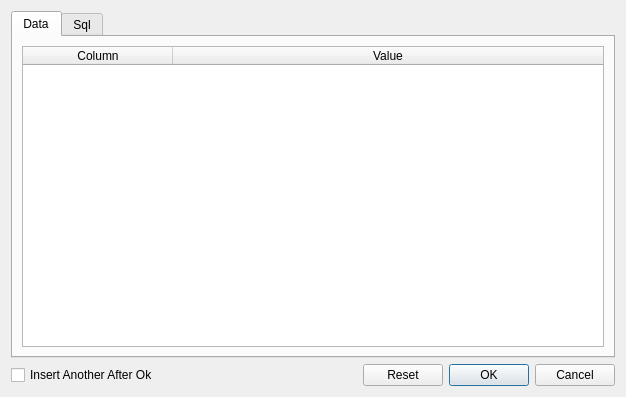
<?xml version="1.0" encoding="UTF-8"?>
<ui version="4.0">
 <class>InsertNewRecordDialog</class>
 <widget class="QDialog" name="InsertNewRecordDialog">
  <property name="geometry">
   <rect>
    <x>0</x>
    <y>0</y>
    <width>626</width>
    <height>397</height>
   </rect>
  </property>
  <property name="windowTitle">
   <string>New Record</string>
  </property>
  <layout class="QVBoxLayout" name="verticalLayout">
   <item>
    <widget class="QTabWidget" name="tabWidget">
     <property name="currentIndex">
      <number>0</number>
     </property>
     <widget class="QWidget" name="tabData">
      <attribute name="icon">
       <iconset resource="../dbm.qrc">
        <normaloff>:/images/actions/images/small/table_row.png</normaloff>:/images/actions/images/small/table_row.png</iconset>
      </attribute>
      <attribute name="title">
       <string>Data</string>
      </attribute>
      <layout class="QHBoxLayout" name="horizontalLayout_2">
       <item>
        <widget class="QTableWidget" name="tableWidget">
         <property name="selectionMode">
          <enum>QAbstractItemView::NoSelection</enum>
         </property>
         <property name="showGrid">
          <bool>false</bool>
         </property>
         <property name="gridStyle">
          <enum>Qt::NoPen</enum>
         </property>
         <property name="columnCount">
          <number>2</number>
         </property>
         <attribute name="horizontalHeaderHighlightSections">
          <bool>false</bool>
         </attribute>
         <attribute name="horizontalHeaderMinimumSectionSize">
          <number>150</number>
         </attribute>
         <attribute name="horizontalHeaderStretchLastSection">
          <bool>true</bool>
         </attribute>
         <attribute name="verticalHeaderVisible">
          <bool>false</bool>
         </attribute>
         <column>
          <property name="text">
           <string>Column</string>
          </property>
         </column>
         <column>
          <property name="text">
           <string>Value</string>
          </property>
         </column>
        </widget>
       </item>
      </layout>
     </widget>
     <widget class="QWidget" name="tabSql">
      <attribute name="icon">
       <iconset resource="../dbm.qrc">
        <normaloff>:/images/actions/images/small/sql.png</normaloff>:/images/actions/images/small/sql.png</iconset>
      </attribute>
      <attribute name="title">
       <string>Sql</string>
      </attribute>
     </widget>
    </widget>
   </item>
   <item>
    <layout class="QHBoxLayout" name="horizontalLayout">
     <item>
      <widget class="QCheckBox" name="checkBox">
       <property name="text">
        <string>Insert Another After Ok</string>
       </property>
      </widget>
     </item>
     <item>
      <spacer name="horizontalSpacer">
       <property name="orientation">
        <enum>Qt::Horizontal</enum>
       </property>
       <property name="sizeHint" stdset="0">
        <size>
         <width>40</width>
         <height>20</height>
        </size>
       </property>
      </spacer>
     </item>
     <item>
      <widget class="QDialogButtonBox" name="buttonBox">
       <property name="orientation">
        <enum>Qt::Horizontal</enum>
       </property>
       <property name="standardButtons">
        <set>QDialogButtonBox::Cancel|QDialogButtonBox::Ok|QDialogButtonBox::Reset</set>
       </property>
       <property name="centerButtons">
        <bool>true</bool>
       </property>
      </widget>
     </item>
    </layout>
   </item>
  </layout>
 </widget>
 <resources>
  <include location="../dbm.qrc"/>
 </resources>
 <connections>
  <connection>
   <sender>buttonBox</sender>
   <signal>accepted()</signal>
   <receiver>InsertNewRecordDialog</receiver>
   <slot>accept()</slot>
   <hints>
    <hint type="sourcelabel">
     <x>248</x>
     <y>254</y>
    </hint>
    <hint type="destinationlabel">
     <x>157</x>
     <y>274</y>
    </hint>
   </hints>
  </connection>
  <connection>
   <sender>buttonBox</sender>
   <signal>rejected()</signal>
   <receiver>InsertNewRecordDialog</receiver>
   <slot>reject()</slot>
   <hints>
    <hint type="sourcelabel">
     <x>316</x>
     <y>260</y>
    </hint>
    <hint type="destinationlabel">
     <x>286</x>
     <y>274</y>
    </hint>
   </hints>
  </connection>
 </connections>
</ui>
